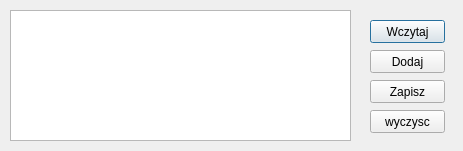
<?xml version="1.0" encoding="UTF-8"?>
<ui version="4.0">
 <class>sDialog</class>
 <widget class="QDialog" name="sDialog">
  <property name="geometry">
   <rect>
    <x>0</x>
    <y>0</y>
    <width>463</width>
    <height>151</height>
   </rect>
  </property>
  <property name="windowTitle">
   <string>Dialog</string>
  </property>
  <widget class="QPushButton" name="wczytaj">
   <property name="geometry">
    <rect>
     <x>370</x>
     <y>20</y>
     <width>75</width>
     <height>23</height>
    </rect>
   </property>
   <property name="text">
    <string>Wczytaj</string>
   </property>
  </widget>
  <widget class="QPushButton" name="pushButton_2">
   <property name="geometry">
    <rect>
     <x>370</x>
     <y>110</y>
     <width>75</width>
     <height>23</height>
    </rect>
   </property>
   <property name="text">
    <string>wyczysc</string>
   </property>
  </widget>
  <widget class="QPushButton" name="pushButton_3">
   <property name="geometry">
    <rect>
     <x>370</x>
     <y>50</y>
     <width>75</width>
     <height>23</height>
    </rect>
   </property>
   <property name="text">
    <string>Dodaj</string>
   </property>
  </widget>
  <widget class="QPushButton" name="pushButton_4">
   <property name="geometry">
    <rect>
     <x>370</x>
     <y>80</y>
     <width>75</width>
     <height>23</height>
    </rect>
   </property>
   <property name="text">
    <string>Zapisz</string>
   </property>
  </widget>
  <widget class="QGraphicsView" name="graphicsView">
   <property name="geometry">
    <rect>
     <x>10</x>
     <y>10</y>
     <width>341</width>
     <height>131</height>
    </rect>
   </property>
  </widget>
 </widget>
 <resources/>
 <connections/>
</ui>
